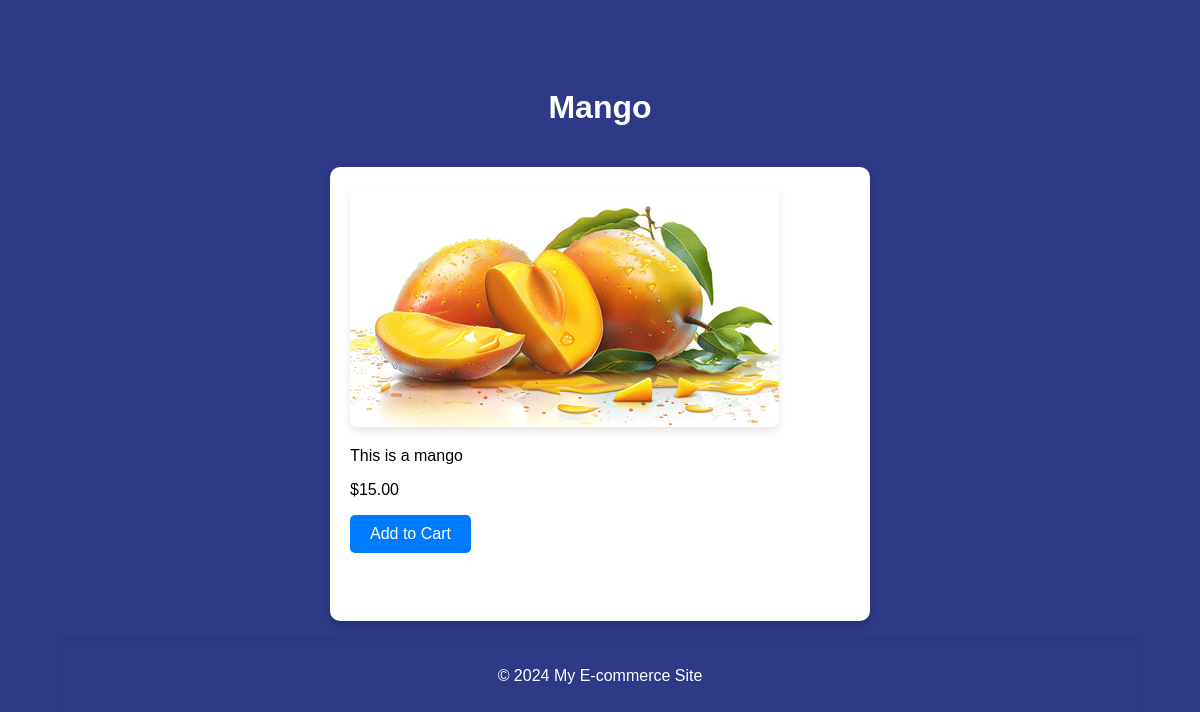
The app's page /Myecommerce/product/2/ with its own data.
### Myecommerce/models.py (models this page shows, shortened)
class Product(models.Model):
    name = models.CharField(max_length=255)
    description = models.TextField()
    price = models.DecimalField(max_digits=10, decimal_places=2)
    category = models.ForeignKey('Category', on_delete=models.CASCADE)
    stock = models.PositiveIntegerField(default=0)
    image = models.ImageField(upload_to='products/', blank=True, null=True)

### Myecommerce/views.py (the view)
# urls.py: path('product/<int:product_id>/', views.product_detail, name='product_detail'),
def product_detail(request, product_id):
    product = Product.objects.get(id=product_id)
    reviews = Review.objects.filter(product=product)
    return render(request, 'Myecommerce/product_detail.html', {'product': product, 'reviews': reviews})

### Myecommerce/templates/myecommerce/product_detail.html (shortened to what this page needs)
<!DOCTYPE html>
<html lang="en">
<head>
    {% load static %}
    <link rel="stylesheet" href="{% static 'myecommerce/styles.css' %}">
</head>
<body>
    <header>
        <h1>{{ product.name }}</h1>
    </header>
    <main>
        <img src="{{ product.image.url }}" alt="{{ product.name }}">
        <p>{{ product.description }}</p>
        <p>${{ product.price }}</p>
        <a href="{% url 'add_to_cart' product.id %}" class="btn">Add to Cart</a>
        <div class="reviews">
            <h2>Reviews</h2>
        </div>
    </main>
    <footer class="footer">
        <p>&copy; 2024 My E-commerce Site</p>
    </footer>
</body>
</html>
    {% load static %}

### Myecommerce/static/myecommerce/styles.css (style rules this page uses)
body { font-family: 'Arial', sans-serif; background-color: #2e3a87; margin: 0; padding: 0; color: white; display: flex; justify-content: center; align-items: center; flex-direction: column; min-height: 100vh; height: 100vh; }
h1, h2, h3, h4, h5, h6 { color: #fff; margin-top: 0; }
a { color: #007bff; text-decoration: none; font-weight: 500; transition: color 0.3s, text-decoration 0.3s; }
img { max-width: 100%; border-radius: 8px; box-shadow: 0 4px 8px rgba(0, 0, 0, 0.1); transition: transform 0.3s; }
.footer { color: white; padding: 20px; text-align: center; position: relative; bottom: 0; width: 90%; box-shadow: 0 -2px 4px rgba(0, 0, 0, 0.1); }
.form-container, .cart, main { background: #fff; padding: 20px; border-radius: 10px; box-shadow: 0 4px 8px rgba(0, 0, 0, 0.2); color: black; width: 100%; max-width: 500px; margin: 20px; }
.btn { display: inline-block; text-align: center; padding: 10px 20px; border-radius: 5px; background-color: #007bff; color: white; text-decoration: none; transition: background-color 0.3s; }
.header, .footer { color: white; padding: 10px 0; text-align: center; }

### records on screen
Product: name "Mango", image (picture), description "This is a mango", price "15.00"
